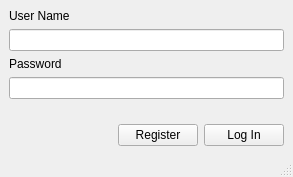
<?xml version="1.0" encoding="UTF-8"?>
<ui version="4.0">
 <class>LoginWindow</class>
 <widget class="QMainWindow" name="LoginWindow">
  <property name="geometry">
   <rect>
    <x>0</x>
    <y>0</y>
    <width>293</width>
    <height>177</height>
   </rect>
  </property>
  <property name="windowTitle">
   <string>MainWindow</string>
  </property>
  <widget class="QWidget" name="centralwidget">
   <layout class="QGridLayout" name="gridLayout">
    <item row="2" column="0">
     <layout class="QHBoxLayout" name="horizontalLayout">
      <item>
       <spacer name="horizontalSpacer">
        <property name="orientation">
         <enum>Qt::Horizontal</enum>
        </property>
        <property name="sizeHint" stdset="0">
         <size>
          <width>40</width>
          <height>20</height>
         </size>
        </property>
       </spacer>
      </item>
      <item>
       <widget class="QPushButton" name="register_btn">
        <property name="text">
         <string>Register</string>
        </property>
       </widget>
      </item>
      <item>
       <widget class="QPushButton" name="login_btn">
        <property name="text">
         <string>Log In</string>
        </property>
       </widget>
      </item>
     </layout>
    </item>
    <item row="0" column="0">
     <layout class="QVBoxLayout" name="verticalLayout">
      <item>
       <widget class="QLabel" name="username_lbl">
        <property name="text">
         <string>User Name</string>
        </property>
       </widget>
      </item>
      <item>
       <widget class="QLineEdit" name="username_le"/>
      </item>
      <item>
       <widget class="QLabel" name="password_lbl">
        <property name="text">
         <string>Password</string>
        </property>
       </widget>
      </item>
      <item>
       <widget class="QLineEdit" name="password_le">
        <property name="text">
         <string/>
        </property>
        <property name="echoMode">
         <enum>QLineEdit::Password</enum>
        </property>
       </widget>
      </item>
     </layout>
    </item>
    <item row="1" column="0">
     <spacer name="verticalSpacer">
      <property name="orientation">
       <enum>Qt::Vertical</enum>
      </property>
      <property name="sizeHint" stdset="0">
       <size>
        <width>20</width>
        <height>40</height>
       </size>
      </property>
     </spacer>
    </item>
   </layout>
  </widget>
  <widget class="QStatusBar" name="statusbar"/>
 </widget>
 <tabstops>
  <tabstop>username_le</tabstop>
  <tabstop>password_le</tabstop>
  <tabstop>login_btn</tabstop>
  <tabstop>register_btn</tabstop>
 </tabstops>
 <resources/>
 <connections/>
</ui>
